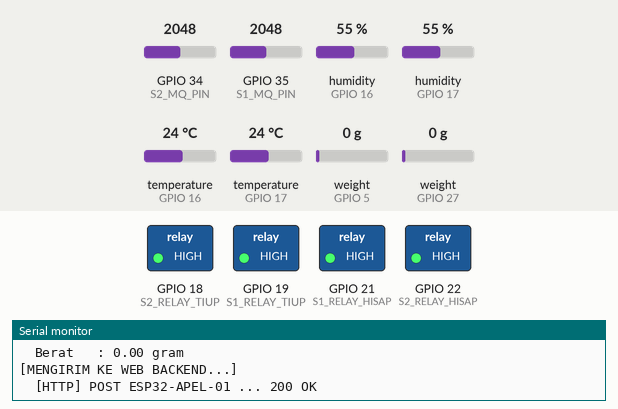
Bench run of a sketch on a simulated ESP32. Shown: switched loads named in the sketch (green lamp = pin HIGH), the last lines printed to the serial monitor. Inputs (shaded band) come from the test bench; at power-on: temperature (sensors on GPIO 16, GPIO 17) 24 °C, GPIO 34 (S2_MQ_PIN) = 2048, GPIO 35 (S1_MQ_PIN) = 2048, humidity (sensors on GPIO 16, GPIO 17) 55 %, weight on the scale (sensors on GPIO 5, GPIO 27) 0 g (analog values on the 0–4095 scale). WiFi joins after 1.5 s; servers stay silent unless stated; uploads are accepted with an empty reply.

Above: at 11.6 s.
11.7 s: temperature (sensor on GPIO 16) set to 30.7 °C
At 12.8 s:
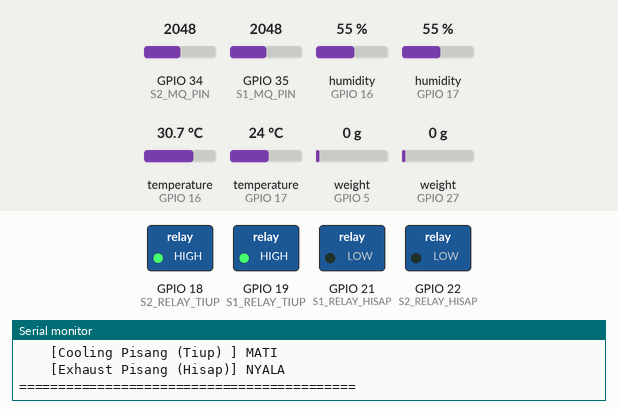
18.1 s: temperature (sensor on GPIO 16) set to 31.9 °C
At 22.8 s:
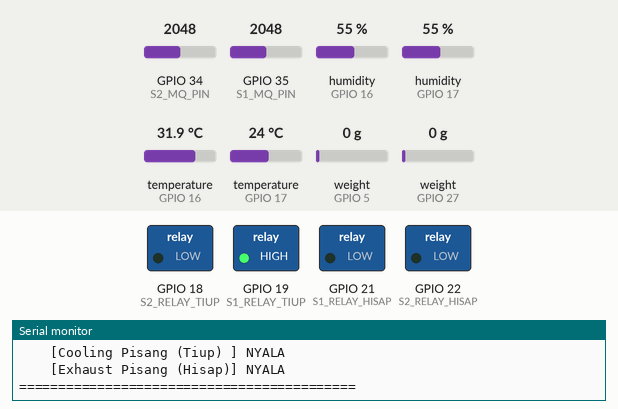
23.4 s: GPIO 34 (S2_MQ_PIN) set to 1260
28.1 s: GPIO 34 (S2_MQ_PIN) set to 1162
At 32.8 s:
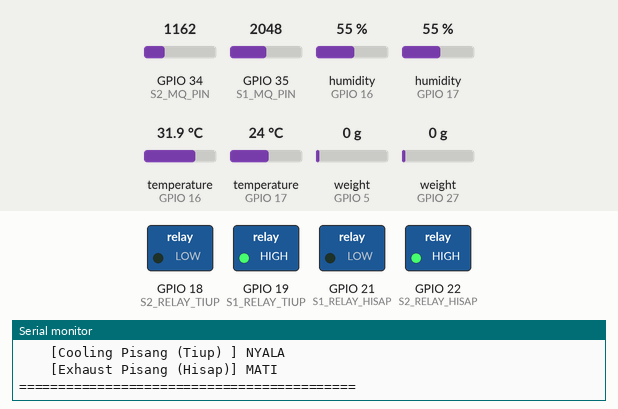
33.4 s: temperature (sensor on GPIO 17) set to 30.7 °C
38.1 s: temperature (sensor on GPIO 17) set to 32 °C
At 42.9 s:
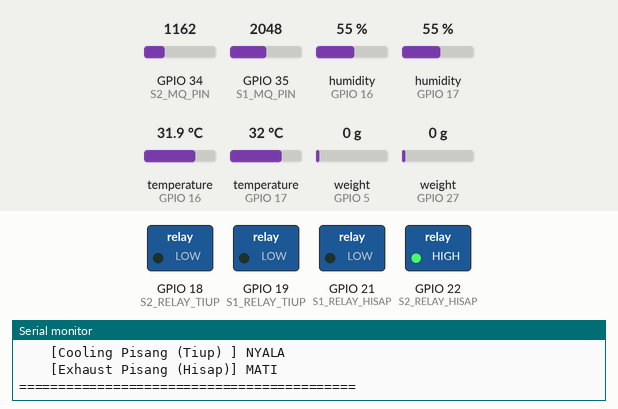
Timing chart, 0 to 44.4 s (numbered marks = the images above; inputs shaded):
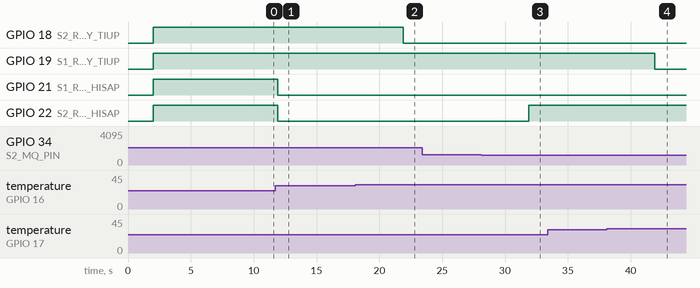

The sketch:

ABKO.ino
```cpp
/*
 * =============================================
 *   SISTEM ABKO - Smart Storage Berbasis IoT
 *   Full System: Sensor + Relay + WiFi (Web Integration)
 *   Board  : ESP32S (WROOM-32)
 *   Library: HX711 (bogde), DHT sensor library (Adafruit),
 *            Adafruit Unified Sensor, ArduinoJson, WiFi, HTTPClient
 * =============================================
 *
 * Sekat 1 (Apel — ESP32-APEL-01):
 *   HX711  : DT=D27, SCK=D26  | CALIB: 212.32
 *   DHT11  : D17
 *   MQ135  : D35 (AO)
 *   Relay Fan Tiup  (Cooling) : D19  (NC, logika terbalik)
 *   Relay Fan Hisap (Exhaust) : D21  (NC, logika terbalik)
 *
 * Sekat 2 (Pisang — ESP32-PISANG-01):
 *   HX711  : DT=D5,  SCK=D4   | CALIB: -184.8125
 *   DHT22  : D16
 *   MQ135  : D34 (AO)
 *   Relay Fan Tiup  (Cooling) : D18  (NC, logika terbalik)
 *   Relay Fan Hisap (Exhaust) : D22  (NC, logika terbalik)
 *
 * Logika Relay (NC — Active LOW):
 *   Suhu > 31C   → Fan Tiup  NYALA (relay LOW)
 *   MQ   > 1200  → Fan Hisap NYALA (relay LOW)
 *   Mode MANUAL  → dikontrol via Web Dashboard
 *
 * Serial Commands:
 *   T  → Tare ulang semua load cell
 *   S1 → Tare sekat 1 saja
 *   S2 → Tare sekat 2 saja
 * =============================================
 */

#include <WiFi.h>
#include <HTTPClient.h>
#include <ArduinoJson.h>
#include "HX711.h"
#include "DHT.h"

// ══════════════════════════════════════════════
//   PENGATURAN WiFi & API
// ══════════════════════════════════════════════
const char* ssid     = "Limboto kost";
const char* password = "Limboto1";

// Ganti IP ini dengan IPv4 lokal laptop SERVER (yang menjalankan backend)
// Cek dengan: ipconfig → Wireless LAN adapter Wi-Fi → IPv4 Address
const String API_URL_BASE = "http://192.168.18.226:5010/api/v1/iot/telemetry";
const String API_CONTROL  = "http://192.168.18.226:5010/api/v1/iot/control/";

// ══════════════════════════════════════════════
//   PIN KONFIGURASI
// ══════════════════════════════════════════════

// Sekat 1 (Apel)
#define S1_HX_DT        27
#define S1_HX_SCK       26
#define S1_DHT_PIN      17
#define S1_MQ_PIN       35
#define S1_RELAY_TIUP   19   // Cooling Fan
#define S1_RELAY_HISAP  21   // Exhaust Fan

// Sekat 2 (Pisang)
#define S2_HX_DT        5
#define S2_HX_SCK       4
#define S2_DHT_PIN      16
#define S2_MQ_PIN       34
#define S2_RELAY_TIUP   18   // Cooling Fan
#define S2_RELAY_HISAP  22   // Exhaust Fan

// ══════════════════════════════════════════════
//   KONFIGURASI SISTEM
// ══════════════════════════════════════════════
#define S1_DHT_TYPE     DHT11
#define S2_DHT_TYPE     DHT22

#define CALIB_SEKAT1     212.32
#define CALIB_SEKAT2    -184.8125


// Relay NC: Active LOW
#define FAN_NYALA        LOW
#define FAN_MATI         HIGH

#define INTERVAL_READ    5000    // ms — baca & kirim setiap 5 detik
#define LC_SAMPLES       5       // sampel rata-rata load cell

// ══════════════════════════════════════════════
//   OBJEK SENSOR
// ══════════════════════════════════════════════
HX711 scale1;
HX711 scale2;
DHT   dht1(S1_DHT_PIN, S1_DHT_TYPE);
DHT   dht2(S2_DHT_PIN, S2_DHT_TYPE);

bool s1_hx_ready = false;
bool s2_hx_ready = false;
unsigned long lastReadTime = 0;

// Sekat 1 (Apel)
String modeA    = "auto";
bool coolingOnA = false;
bool exhaustOnA = false;
float tempThresholdA = 31.0;
int gasThresholdA = 1200;

// Sekat 2 (Pisang)
String modeB    = "auto";
bool coolingOnB = false;
bool exhaustOnB = false;
float tempThresholdB = 31.0;
int gasThresholdB = 1200;


// ============================================================
//  Helper: setFan — Active LOW relay, cetak status ke Serial
// ============================================================
void setFan(uint8_t pin, bool fanOn, const char* label) {
  digitalWrite(pin, fanOn ? FAN_NYALA : FAN_MATI);
  Serial.printf("    [%-22s] %s\n", label, fanOn ? "NYALA" : "MATI");
}

// ============================================================
//  setupWiFi — sambungkan ke AP, tahan hingga terhubung
// ============================================================
void setupWiFi() {
  Serial.print("Menghubungkan ke WiFi");
  WiFi.disconnect(true);
  delay(1000);
  WiFi.mode(WIFI_STA);
  WiFi.begin(ssid, password);
  while (WiFi.status() != WL_CONNECTED) {
    delay(500);
    Serial.print(".");
  }
  Serial.println("\n[WiFi] Terhubung!");
  Serial.print("[WiFi] IP Address: ");
  Serial.println(WiFi.localIP());
}

// ============================================================
//  sendToWeb — POST sensor ke backend, parse respons control
// ============================================================
void sendToWeb(String deviceId,
               float temp, float hum, int gas, float weight,
               String &refMode, bool &refCool, bool &refExhaust,
               float &refTempThresh, int &refGasThresh) {

  if (WiFi.status() != WL_CONNECTED) {
    Serial.println("  [HTTP] WiFi tidak terhubung, skip kirim.");
    return;
  }

  HTTPClient http;
  http.begin(API_URL_BASE);
  http.addHeader("Content-Type", "application/json");
  http.setTimeout(5000);  // timeout 5 detik

  // Buat JSON payload sesuai format backend
  StaticJsonDocument<256> doc;
  doc["deviceId"]     = deviceId;
  doc["fruitType"]    = (deviceId == "ESP32-APEL-01") ? "apel" : "pisang";
  doc["temperatureC"] = temp;
  doc["humidityPct"]  = hum;
  doc["gasValue"]     = gas;
  doc["weightGram"]   = weight;

  String body;
  serializeJson(doc, body);

  Serial.printf("  [HTTP] POST %s ...", deviceId.c_str());
  int httpCode = http.POST(body);

  if (httpCode > 0) {
    Serial.printf(" %d OK\n", httpCode);
    String responseStr = http.getString();

    StaticJsonDocument<512> resp;
    DeserializationError err = deserializeJson(resp, responseStr);

    if (!err) {
      // Struktur respons: { data: { control: { fanMode, coolingFanOn, exhaustFanOn } } }
      if (resp.containsKey("data") && resp["data"].containsKey("control")) {
        refMode    = resp["data"]["control"]["fanMode"].as<String>();
        refCool    = resp["data"]["control"]["coolingFanOn"].as<bool>();
        refExhaust = resp["data"]["control"]["exhaustFanOn"].as<bool>();
        if (resp["data"]["control"].containsKey("tempThreshold")) {
          refTempThresh = resp["data"]["control"]["tempThreshold"].as<float>();
        }
        if (resp["data"]["control"].containsKey("gasThreshold")) {
          refGasThresh = resp["data"]["control"]["gasThreshold"].as<int>();
        }
        Serial.printf("    Web -> mode=%s cooling=%d exhaust=%d tempThresh=%.1f gasThresh=%d\n",
                      refMode.c_str(), (int)refCool, (int)refExhaust, refTempThresh, refGasThresh);
      }
    } else {
      Serial.printf("    [JSON] Parse error: %s\n", err.c_str());
    }
  } else {
    Serial.printf(" GAGAL: %s\n", http.errorToString(httpCode).c_str());
  }

  http.end();
}


// ============================================================
//  SETUP
// ============================================================
void setup() {
  Serial.begin(115200);
  delay(2000);

  Serial.println("\n=============================");
  Serial.println("  SISTEM ABKO - IoT + Web    ");
  Serial.println("=============================");

  // ── Relay — semua MATI dulu (cegah glitch saat boot) ──
  pinMode(S1_RELAY_TIUP,  OUTPUT); digitalWrite(S1_RELAY_TIUP,  FAN_MATI);
  pinMode(S1_RELAY_HISAP, OUTPUT); digitalWrite(S1_RELAY_HISAP, FAN_MATI);
  pinMode(S2_RELAY_TIUP,  OUTPUT); digitalWrite(S2_RELAY_TIUP,  FAN_MATI);
  pinMode(S2_RELAY_HISAP, OUTPUT); digitalWrite(S2_RELAY_HISAP, FAN_MATI);
  Serial.println("[RELAY] Semua fan OFF (startup).");

  // ── WiFi ──
  setupWiFi();

  // ── HX711 Sekat 1 (dengan retry) ──
  Serial.print("[HX711] Sekat 1 (DT=27, SCK=26): ");
  scale1.begin(S1_HX_DT, S1_HX_SCK);
  delay(500);
  bool s1_found = false;
  for (int i = 0; i < 10; i++) {
    if (scale1.is_ready()) { s1_found = true; break; }
    delay(300);
  }
  if (s1_found) {
    scale1.set_scale(CALIB_SEKAT1);
    delay(200);
    scale1.tare();
    s1_hx_ready = true;
    Serial.println("OK");
  } else {
    Serial.println("GAGAL — cek kabel!");
  }

  delay(500);

  // ── HX711 Sekat 2 (dengan retry) ──
  Serial.print("[HX711] Sekat 2 (DT=5,  SCK=4 ): ");
  scale2.begin(S2_HX_DT, S2_HX_SCK);
  delay(500);
  bool s2_found = false;
  for (int i = 0; i < 10; i++) {
    if (scale2.is_ready()) { s2_found = true; break; }
    delay(300);
  }
  if (s2_found) {
    scale2.set_scale(CALIB_SEKAT2);
    delay(200);
    scale2.tare();
    s2_hx_ready = true;
    Serial.println("OK");
  } else {
    Serial.println("GAGAL — cek kabel!");
  }

  // ── DHT ──
  dht1.begin();
  dht2.begin();
  Serial.println("[DHT]   Sekat1=DHT11(D17) | Sekat2=DHT22(D16) OK");

  // ── MQ135 ──
  analogReadResolution(12);
  Serial.println("[MQ135] Sekat1=D35 | Sekat2=D34 OK");

  Serial.println("-----------------------------");
  Serial.println("Threshold Suhu & Gas : Diatur dari Web Dashboard");
  Serial.println("-----------------------------");
  Serial.println("Perintah Serial:");
  Serial.println("  T  -> Tare ulang semua load cell");
  Serial.println("  S1 -> Tare sekat 1 saja");
  Serial.println("  S2 -> Tare sekat 2 saja");
  Serial.println("=============================\n");
  delay(2000);
}


// ============================================================
//  LOOP
// ============================================================
void loop() {

  // ── Cek perintah Serial (tare on-demand) ─────────────────
  if (Serial.available()) {
    String cmd = Serial.readStringUntil('\n');
    cmd.trim();
    cmd.toUpperCase();

    if (cmd == "T") {
      if (s1_hx_ready) scale1.tare();
      if (s2_hx_ready) scale2.tare();
      Serial.println("[TARE] Semua sekat direset.\n");
    } else if (cmd == "S1") {
      if (s1_hx_ready) scale1.tare();
      Serial.println("[TARE] Sekat 1 direset.\n");
    } else if (cmd == "S2") {
      if (s2_hx_ready) scale2.tare();
      Serial.println("[TARE] Sekat 2 direset.\n");
    }
  }

  // ── Baca & kirim setiap INTERVAL_READ ────────────────────
  if (millis() - lastReadTime < INTERVAL_READ) return;
  lastReadTime = millis();

  // ─── 1. BACA SENSOR SEKAT 1 (Apel) ───────────────────────
  float tA = dht1.readTemperature();
  float hA = dht1.readHumidity();
  int   gA = analogRead(S1_MQ_PIN);
  float bA = (s1_hx_ready && scale1.is_ready()) ? scale1.get_units(LC_SAMPLES) : 0.0;
  if (bA < 0) bA = 0;

  bool errA = isnan(tA) || isnan(hA) || (tA == 0.0 && hA == 0.0);
  if (errA) { tA = 0; hA = 0; }

  // ─── 2. BACA SENSOR SEKAT 2 (Pisang) ─────────────────────
  float tB = dht2.readTemperature();
  float hB = dht2.readHumidity();
  int   gB = analogRead(S2_MQ_PIN);
  float bB = (s2_hx_ready && scale2.is_ready()) ? scale2.get_units(LC_SAMPLES) : 0.0;
  if (bB < 0) bB = 0;

  bool errB = isnan(tB) || isnan(hB) || (tB == 0.0 && hB == 0.0);
  if (errB) { tB = 0; hB = 0; }

  // ─── 3. TAMPILKAN KE SERIAL MONITOR ──────────────────────
  Serial.println("\n===========================================");
  Serial.println("          HASIL BACAAN SENSOR             ");
  Serial.println("===========================================");

  Serial.println("[SEKAT 1 — APEL]");
  if (errA) {
    Serial.println("  DHT11   : GAGAL BACA");
  } else {
    Serial.print("  Suhu    : "); Serial.print(tA, 1); Serial.println(" C");
    Serial.print("  Humidity: "); Serial.print(hA, 1); Serial.println(" %");
  }
  Serial.print("  MQ135   : "); Serial.print(gA); Serial.println(" / 4095");
  Serial.print("  Berat   : ");
  if (s1_hx_ready) { Serial.print(bA, 2); Serial.println(" gram"); }
  else Serial.println("TIDAK READY");

  Serial.println();

  Serial.println("[SEKAT 2 — PISANG]");
  if (errB) {
    Serial.println("  DHT22   : GAGAL BACA");
  } else {
    Serial.print("  Suhu    : "); Serial.print(tB, 1); Serial.println(" C");
    Serial.print("  Humidity: "); Serial.print(hB, 1); Serial.println(" %");
  }
  Serial.print("  MQ135   : "); Serial.print(gB); Serial.println(" / 4095");
  Serial.print("  Berat   : ");
  if (s2_hx_ready) { Serial.print(bB, 2); Serial.println(" gram"); }
  else Serial.println("TIDAK READY");

  // ─── 4. KIRIM KE BACKEND & TERIMA STATE KONTROL ──────────
  Serial.println("\n[MENGIRIM KE WEB BACKEND...]");
  sendToWeb("ESP32-APEL-01",   tA, hA, gA, bA, modeA, coolingOnA, exhaustOnA, tempThresholdA, gasThresholdA);
  sendToWeb("ESP32-PISANG-01", tB, hB, gB, bB, modeB, coolingOnB, exhaustOnB, tempThresholdB, gasThresholdB);

  // ─── 5. EKSEKUSI LOGIKA KIPAS ─────────────────────────────
  Serial.println("\n--- STATUS AKTUAL KIPAS ---");

  // Sekat 1 (Apel)
  // Mode AUTO  → sensor menentukan
  // Mode MANUAL → web dashboard menentukan
  if (modeA == "auto") {
    coolingOnA = (!errA && tA > tempThresholdA);
    exhaustOnA = (gA > gasThresholdA);
  }
  setFan(S1_RELAY_TIUP,  coolingOnA, "Cooling Apel (Tiup)");
  setFan(S1_RELAY_HISAP, exhaustOnA, "Exhaust Apel (Hisap)");

  // Sekat 2 (Pisang)
  if (modeB == "auto") {
    coolingOnB = (!errB && tB > tempThresholdB);
    exhaustOnB = (gB > gasThresholdB);
  }
  setFan(S2_RELAY_TIUP,  coolingOnB, "Cooling Pisang (Tiup)");
  setFan(S2_RELAY_HISAP, exhaustOnB, "Exhaust Pisang (Hisap)");

  Serial.println("===========================================\n");
}
```

Measured:
- the behaviour switches between 31 and 31.1 °C on temperature (sensor on GPIO 16) (found by bisection; images 1 and 2)
- the behaviour switches between 1201 and 1200 on GPIO 34 (S2_MQ_PIN) (found by bisection; images 2 and 3)
- the behaviour switches between 31.4 and 31.5 °C on temperature (sensor on GPIO 17) (found by bisection; images 3 and 4)
- after the input at 18.1 s, GPIO 18 (S2_RELAY_TIUP): HIGH → LOW after 3.8 s
- after the input at 28.1 s, GPIO 22 (S2_RELAY_HISAP): LOW → HIGH after 3.8 s
- after the input at 38.1 s, GPIO 19 (S1_RELAY_TIUP): HIGH → LOW after 3.8 s
